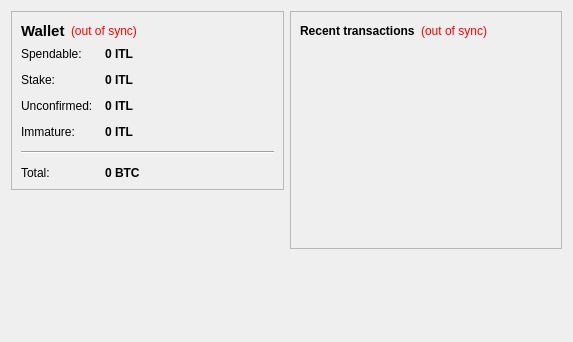
<?xml version="1.0" encoding="UTF-8"?>
<ui version="4.0">
 <class>OverviewPage</class>
 <widget class="QWidget" name="OverviewPage">
  <property name="geometry">
   <rect>
    <x>0</x>
    <y>0</y>
    <width>573</width>
    <height>342</height>
   </rect>
  </property>
  <property name="windowTitle">
   <string>Form</string>
  </property>
  <layout class="QHBoxLayout" name="horizontalLayout" stretch="1,1">
   <item>
    <layout class="QVBoxLayout" name="verticalLayout_2">
     <item>
      <widget class="QFrame" name="frame">
       <property name="frameShape">
        <enum>QFrame::StyledPanel</enum>
       </property>
       <property name="frameShadow">
        <enum>QFrame::Raised</enum>
       </property>
       <layout class="QVBoxLayout" name="verticalLayout_4">
        <item>
         <layout class="QHBoxLayout" name="horizontalLayout_4">
          <item>
           <widget class="QLabel" name="label_5">
            <property name="font">
             <font>
              <pointsize>11</pointsize>
              <weight>75</weight>
              <bold>true</bold>
             </font>
            </property>
            <property name="text">
             <string>Wallet</string>
            </property>
           </widget>
          </item>
          <item>
           <widget class="QLabel" name="labelWalletStatus">
            <property name="toolTip">
             <string>The displayed information may be out of date. Your wallet automatically synchronizes with the VITAL network after a connection is established, but this process has not completed yet.</string>
            </property>
            <property name="styleSheet">
             <string notr="true">QLabel { color: red; }</string>
            </property>
            <property name="text">
             <string notr="true">(out of sync)</string>
            </property>
            <property name="alignment">
             <set>Qt::AlignLeading|Qt::AlignLeft|Qt::AlignVCenter</set>
            </property>
           </widget>
          </item>
          <item>
           <spacer name="horizontalSpacer_2">
            <property name="orientation">
             <enum>Qt::Horizontal</enum>
            </property>
            <property name="sizeHint" stdset="0">
             <size>
              <width>40</width>
              <height>20</height>
             </size>
            </property>
           </spacer>
          </item>
         </layout>
        </item>
        <item>
         <layout class="QFormLayout" name="formLayout_2">
          <property name="fieldGrowthPolicy">
           <enum>QFormLayout::AllNonFixedFieldsGrow</enum>
          </property>
          <property name="horizontalSpacing">
           <number>12</number>
          </property>
          <property name="verticalSpacing">
           <number>12</number>
          </property>
          <item row="0" column="0">
           <widget class="QLabel" name="label">
            <property name="text">
             <string>Spendable:</string>
            </property>
           </widget>
          </item>
          <item row="0" column="1">
           <widget class="QLabel" name="labelBalance">
            <property name="font">
             <font>
              <weight>75</weight>
              <bold>true</bold>
             </font>
            </property>
            <property name="cursor">
             <cursorShape>IBeamCursor</cursorShape>
            </property>
            <property name="toolTip">
             <string>Your current spendable balance</string>
            </property>
            <property name="text">
             <string notr="true">0 ITL</string>
            </property>
            <property name="textInteractionFlags">
             <set>Qt::LinksAccessibleByMouse|Qt::TextSelectableByKeyboard|Qt::TextSelectableByMouse</set>
            </property>
           </widget>
          </item>
          <item row="1" column="0">
           <widget class="QLabel" name="label_6">
            <property name="text">
             <string>Stake:</string>
            </property>
           </widget>
          </item>
          <item row="1" column="1">
           <widget class="QLabel" name="labelStake">
            <property name="font">
             <font>
              <weight>75</weight>
              <bold>true</bold>
             </font>
            </property>
            <property name="cursor">
             <cursorShape>IBeamCursor</cursorShape>
            </property>
            <property name="toolTip">
             <string>Total of coins that was staked, and do not yet count toward the current balance</string>
            </property>
            <property name="text">
             <string notr="true">0 ITL</string>
            </property>
            <property name="textInteractionFlags">
             <set>Qt::LinksAccessibleByMouse|Qt::TextSelectableByKeyboard|Qt::TextSelectableByMouse</set>
            </property>
           </widget>
          </item>
          <item row="2" column="0">
           <widget class="QLabel" name="label_3">
            <property name="text">
             <string>Unconfirmed:</string>
            </property>
           </widget>
          </item>
          <item row="2" column="1">
           <widget class="QLabel" name="labelUnconfirmed">
            <property name="font">
             <font>
              <weight>75</weight>
              <bold>true</bold>
             </font>
            </property>
            <property name="cursor">
             <cursorShape>IBeamCursor</cursorShape>
            </property>
            <property name="toolTip">
             <string>Total of transactions that have yet to be confirmed, and do not yet count toward the current balance</string>
            </property>
            <property name="text">
             <string notr="true">0 ITL</string>
            </property>
            <property name="textInteractionFlags">
             <set>Qt::LinksAccessibleByMouse|Qt::TextSelectableByKeyboard|Qt::TextSelectableByMouse</set>
            </property>
           </widget>
          </item>
          <item row="3" column="0">
           <widget class="QLabel" name="labelImmatureText">
            <property name="text">
             <string>Immature:</string>
            </property>
           </widget>
          </item>
          <item row="3" column="1">
           <widget class="QLabel" name="labelImmature">
            <property name="font">
             <font>
              <weight>75</weight>
              <bold>true</bold>
             </font>
            </property>
            <property name="toolTip">
             <string>Mined balance that has not yet matured</string>
            </property>
            <property name="text">
             <string notr="true">0 ITL</string>
            </property>
            <property name="textInteractionFlags">
             <set>Qt::LinksAccessibleByMouse|Qt::TextSelectableByKeyboard|Qt::TextSelectableByMouse</set>
            </property>
           </widget>
          </item>
          <item row="4" column="0" colspan="2">
           <widget class="Line" name="line">
            <property name="orientation">
             <enum>Qt::Horizontal</enum>
            </property>
           </widget>
          </item>
          <item row="5" column="0">
           <widget class="QLabel" name="labelTotalText">
            <property name="text">
             <string>Total:</string>
            </property>
           </widget>
          </item>
          <item row="5" column="1">
           <widget class="QLabel" name="labelTotal">
            <property name="font">
             <font>
              <weight>75</weight>
              <bold>true</bold>
             </font>
            </property>
            <property name="cursor">
             <cursorShape>IBeamCursor</cursorShape>
            </property>
            <property name="toolTip">
             <string>Your current total balance</string>
            </property>
            <property name="text">
             <string notr="true">0 BTC</string>
            </property>
            <property name="textInteractionFlags">
             <set>Qt::LinksAccessibleByMouse|Qt::TextSelectableByKeyboard|Qt::TextSelectableByMouse</set>
            </property>
           </widget>
          </item>
         </layout>
        </item>
       </layout>
      </widget>
     </item>
     <item>
      <spacer name="verticalSpacer">
       <property name="orientation">
        <enum>Qt::Vertical</enum>
       </property>
       <property name="sizeHint" stdset="0">
        <size>
         <width>20</width>
         <height>40</height>
        </size>
       </property>
      </spacer>
     </item>
    </layout>
   </item>
   <item>
    <layout class="QVBoxLayout" name="verticalLayout_3">
     <item>
      <widget class="QFrame" name="frame_2">
       <property name="frameShape">
        <enum>QFrame::StyledPanel</enum>
       </property>
       <property name="frameShadow">
        <enum>QFrame::Raised</enum>
       </property>
       <layout class="QVBoxLayout" name="verticalLayout">
        <item>
         <layout class="QHBoxLayout" name="horizontalLayout_2">
          <item>
           <widget class="QLabel" name="label_4">
            <property name="text">
             <string>&lt;b&gt;Recent transactions&lt;/b&gt;</string>
            </property>
           </widget>
          </item>
          <item>
           <widget class="QLabel" name="labelTransactionsStatus">
            <property name="toolTip">
             <string>The displayed information may be out of date. Your wallet automatically synchronizes with the VITAL network after a connection is established, but this process has not completed yet.</string>
            </property>
            <property name="styleSheet">
             <string notr="true">QLabel { color: red; }</string>
            </property>
            <property name="text">
             <string notr="true">(out of sync)</string>
            </property>
            <property name="alignment">
             <set>Qt::AlignRight|Qt::AlignTrailing|Qt::AlignVCenter</set>
            </property>
           </widget>
          </item>
          <item>
           <spacer name="horizontalSpacer">
            <property name="orientation">
             <enum>Qt::Horizontal</enum>
            </property>
            <property name="sizeHint" stdset="0">
             <size>
              <width>40</width>
              <height>20</height>
             </size>
            </property>
           </spacer>
          </item>
         </layout>
        </item>
        <item>
         <widget class="QListView" name="listTransactions">
          <property name="styleSheet">
           <string notr="true">QListView { background: transparent; }</string>
          </property>
          <property name="frameShape">
           <enum>QFrame::NoFrame</enum>
          </property>
          <property name="verticalScrollBarPolicy">
           <enum>Qt::ScrollBarAlwaysOff</enum>
          </property>
          <property name="horizontalScrollBarPolicy">
           <enum>Qt::ScrollBarAlwaysOff</enum>
          </property>
          <property name="selectionMode">
           <enum>QAbstractItemView::NoSelection</enum>
          </property>
         </widget>
        </item>
       </layout>
      </widget>
     </item>
     <item>
      <spacer name="verticalSpacer_2">
       <property name="orientation">
        <enum>Qt::Vertical</enum>
       </property>
       <property name="sizeHint" stdset="0">
        <size>
         <width>20</width>
         <height>40</height>
        </size>
       </property>
      </spacer>
     </item>
    </layout>
   </item>
  </layout>
 </widget>
 <resources/>
 <connections/>
</ui>
